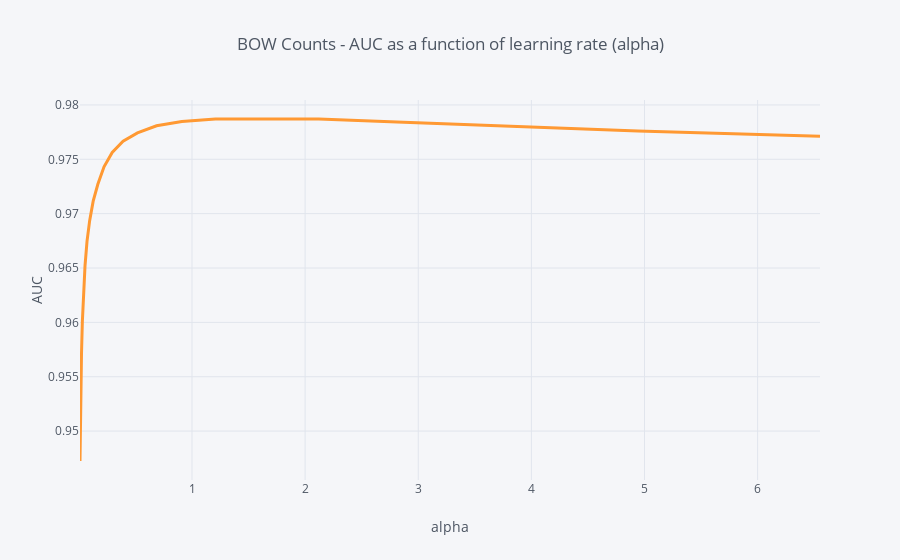

The code cell stored with this chart in its notebook:
### Code cell
cv_results = DataFrame(auc_by_alpha, columns = ['alpha', 'AUC'])
cv_results.query('alpha < 8').set_index('alpha').AUC.iplot(title = 'BOW Counts - AUC as a function of learning rate (alpha)', xTitle = 'alpha', yTitle = 'AUC', width = 3, hline=(0,0))

### Figure 1 — Plotly figure (JSON) as saved in the notebook; plotly's stock layout.template omitted (floating-point values rounded to 4 significant figures)
{"data": [{"line": {"color": "rgba(255, 153, 51, 1.0)", "dash": "solid", "shape": "linear", "width": 3}, "mode": "lines", "name": "AUC", "text": "", "type": "scatter", "x": [0.01, 0.01326, 0.01758, 0.0233, 0.03089, 0.04095, 0.05429, 0.07197, 0.09541, 0.1265, 0.1677, 0.2223, 0.2947, 0.3907, 0.5179, 0.6866, 0.9103, 1.207, 1.6, 2.121, 2.812, 3.728, 4.942, 6.551], "y": [0.9472, 0.9504, 0.9537, 0.9571, 0.9601, 0.9628, 0.9652, 0.9675, 0.9694, 0.9711, 0.9727, 0.9743, 0.9756, 0.9767, 0.9774, 0.9781, 0.9785, 0.9787, 0.9787, 0.9787, 0.9784, 0.9781, 0.9776, 0.9771]}], "layout": {"autosize": true, "legend": {"bgcolor": "#F5F6F9", "font": {"color": "#4D5663"}}, "paper_bgcolor": "#F5F6F9", "plot_bgcolor": "#F5F6F9", "shapes": [{"line": {"color": "#db4052", "dash": "solid", "width": 1}, "type": "line", "x0": 0, "x1": 1, "xref": "paper", "y0": [0, 0], "y1": [0, 0], "yref": "y"}], "title": {"font": {"color": "#4D5663"}, "text": "BOW Counts - AUC as a function of learning rate (alpha)"}, "xaxis": {"autorange": true, "gridcolor": "#E1E5ED", "range": [0.01, 6.551], "showgrid": true, "tickfont": {"color": "#4D5663"}, "title": {"font": {"color": "#4D5663"}, "text": "alpha"}, "type": "linear", "zerolinecolor": "#E1E5ED"}, "yaxis": {"autorange": true, "gridcolor": "#E1E5ED", "range": [0.9455, 0.9805], "showgrid": true, "tickfont": {"color": "#4D5663"}, "title": {"font": {"color": "#4D5663"}, "text": "AUC"}, "type": "linear", "zerolinecolor": "#E1E5ED"}}}
